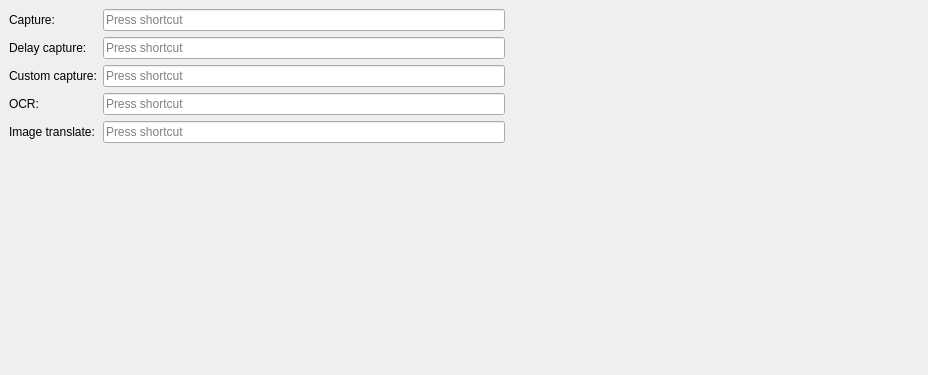
<?xml version="1.0" encoding="UTF-8"?>
<ui version="4.0">
 <class>Hotkeys</class>
 <widget class="QWidget" name="Hotkeys">
  <property name="geometry">
   <rect>
    <x>0</x>
    <y>0</y>
    <width>928</width>
    <height>375</height>
   </rect>
  </property>
  <property name="windowTitle">
   <string notr="true">Form</string>
  </property>
  <layout class="QVBoxLayout" name="verticalLayout">
   <property name="spacing">
    <number>0</number>
   </property>
   <property name="leftMargin">
    <number>0</number>
   </property>
   <property name="topMargin">
    <number>0</number>
   </property>
   <property name="rightMargin">
    <number>0</number>
   </property>
   <property name="bottomMargin">
    <number>0</number>
   </property>
   <item>
    <widget class="QWidget" name="widget" native="true">
     <layout class="QGridLayout" name="gridLayout">
      <item row="0" column="0">
       <widget class="QLabel" name="lab1">
        <property name="text">
         <string>Capture:</string>
        </property>
       </widget>
      </item>
      <item row="0" column="1">
       <widget class="XKeySequenceEdit" name="kseCapture"/>
      </item>
      <item row="0" column="2">
       <widget class="QLabel" name="labCaptureStatus">
        <property name="enabled">
         <bool>true</bool>
        </property>
        <property name="sizePolicy">
         <sizepolicy hsizetype="Fixed" vsizetype="Fixed">
          <horstretch>0</horstretch>
          <verstretch>0</verstretch>
         </sizepolicy>
        </property>
        <property name="maximumSize">
         <size>
          <width>22</width>
          <height>22</height>
         </size>
        </property>
        <property name="text">
         <string/>
        </property>
        <property name="pixmap">
         <pixmap>:/resources/icons/setting/success.svg</pixmap>
        </property>
        <property name="scaledContents">
         <bool>true</bool>
        </property>
       </widget>
      </item>
      <item row="0" column="3">
       <spacer name="horizontalSpacer">
        <property name="orientation">
         <enum>Qt::Horizontal</enum>
        </property>
        <property name="sizeHint" stdset="0">
         <size>
          <width>40</width>
          <height>20</height>
         </size>
        </property>
       </spacer>
      </item>
      <item row="1" column="0">
       <widget class="QLabel" name="label_3">
        <property name="text">
         <string>Delay capture:</string>
        </property>
       </widget>
      </item>
      <item row="1" column="1">
       <widget class="XKeySequenceEdit" name="kseDelayCapture"/>
      </item>
      <item row="1" column="2">
       <widget class="QLabel" name="labDelayCaptureStatus">
        <property name="sizePolicy">
         <sizepolicy hsizetype="Fixed" vsizetype="Fixed">
          <horstretch>0</horstretch>
          <verstretch>0</verstretch>
         </sizepolicy>
        </property>
        <property name="maximumSize">
         <size>
          <width>22</width>
          <height>22</height>
         </size>
        </property>
        <property name="text">
         <string/>
        </property>
        <property name="pixmap">
         <pixmap>:/resources/icons/setting/success.svg</pixmap>
        </property>
        <property name="scaledContents">
         <bool>true</bool>
        </property>
       </widget>
      </item>
      <item row="2" column="0">
       <widget class="QLabel" name="label_4">
        <property name="text">
         <string>Custom capture:</string>
        </property>
       </widget>
      </item>
      <item row="2" column="1">
       <widget class="XKeySequenceEdit" name="kseCustomCapture"/>
      </item>
      <item row="2" column="2">
       <widget class="QLabel" name="labCustomCaptureStatus">
        <property name="sizePolicy">
         <sizepolicy hsizetype="Fixed" vsizetype="Fixed">
          <horstretch>0</horstretch>
          <verstretch>0</verstretch>
         </sizepolicy>
        </property>
        <property name="maximumSize">
         <size>
          <width>22</width>
          <height>22</height>
         </size>
        </property>
        <property name="text">
         <string/>
        </property>
        <property name="pixmap">
         <pixmap>:/resources/icons/setting/success.svg</pixmap>
        </property>
        <property name="scaledContents">
         <bool>true</bool>
        </property>
       </widget>
      </item>
      <item row="3" column="0">
       <widget class="QLabel" name="label_5">
        <property name="text">
         <string>OCR:</string>
        </property>
       </widget>
      </item>
      <item row="3" column="1">
       <widget class="XKeySequenceEdit" name="kseOCRCapture"/>
      </item>
      <item row="3" column="2">
       <widget class="QLabel" name="labOCRCaptureStatus">
        <property name="sizePolicy">
         <sizepolicy hsizetype="Fixed" vsizetype="Fixed">
          <horstretch>0</horstretch>
          <verstretch>0</verstretch>
         </sizepolicy>
        </property>
        <property name="maximumSize">
         <size>
          <width>22</width>
          <height>22</height>
         </size>
        </property>
        <property name="text">
         <string/>
        </property>
        <property name="pixmap">
         <pixmap>:/resources/icons/setting/success.svg</pixmap>
        </property>
        <property name="scaledContents">
         <bool>true</bool>
        </property>
       </widget>
      </item>
      <item row="4" column="0">
       <widget class="QLabel" name="label_6">
        <property name="text">
         <string>Image translate:</string>
        </property>
       </widget>
      </item>
      <item row="4" column="1">
       <widget class="XKeySequenceEdit" name="kseImgTransCapture"/>
      </item>
      <item row="4" column="2">
       <widget class="QLabel" name="labImgTransCaptureStatus">
        <property name="sizePolicy">
         <sizepolicy hsizetype="Fixed" vsizetype="Fixed">
          <horstretch>0</horstretch>
          <verstretch>0</verstretch>
         </sizepolicy>
        </property>
        <property name="maximumSize">
         <size>
          <width>22</width>
          <height>22</height>
         </size>
        </property>
        <property name="text">
         <string/>
        </property>
        <property name="pixmap">
         <pixmap>:/resources/icons/setting/success.svg</pixmap>
        </property>
        <property name="scaledContents">
         <bool>true</bool>
        </property>
       </widget>
      </item>
      <item row="5" column="1">
       <spacer name="verticalSpacer">
        <property name="orientation">
         <enum>Qt::Vertical</enum>
        </property>
        <property name="sizeHint" stdset="0">
         <size>
          <width>20</width>
          <height>204</height>
         </size>
        </property>
       </spacer>
      </item>
     </layout>
    </widget>
   </item>
  </layout>
 </widget>
 <customwidgets>
  <customwidget>
   <class>XKeySequenceEdit</class>
   <extends>QKeySequenceEdit</extends>
   <header>xkeysequenceedit.h</header>
  </customwidget>
 </customwidgets>
 <resources/>
 <connections/>
</ui>
